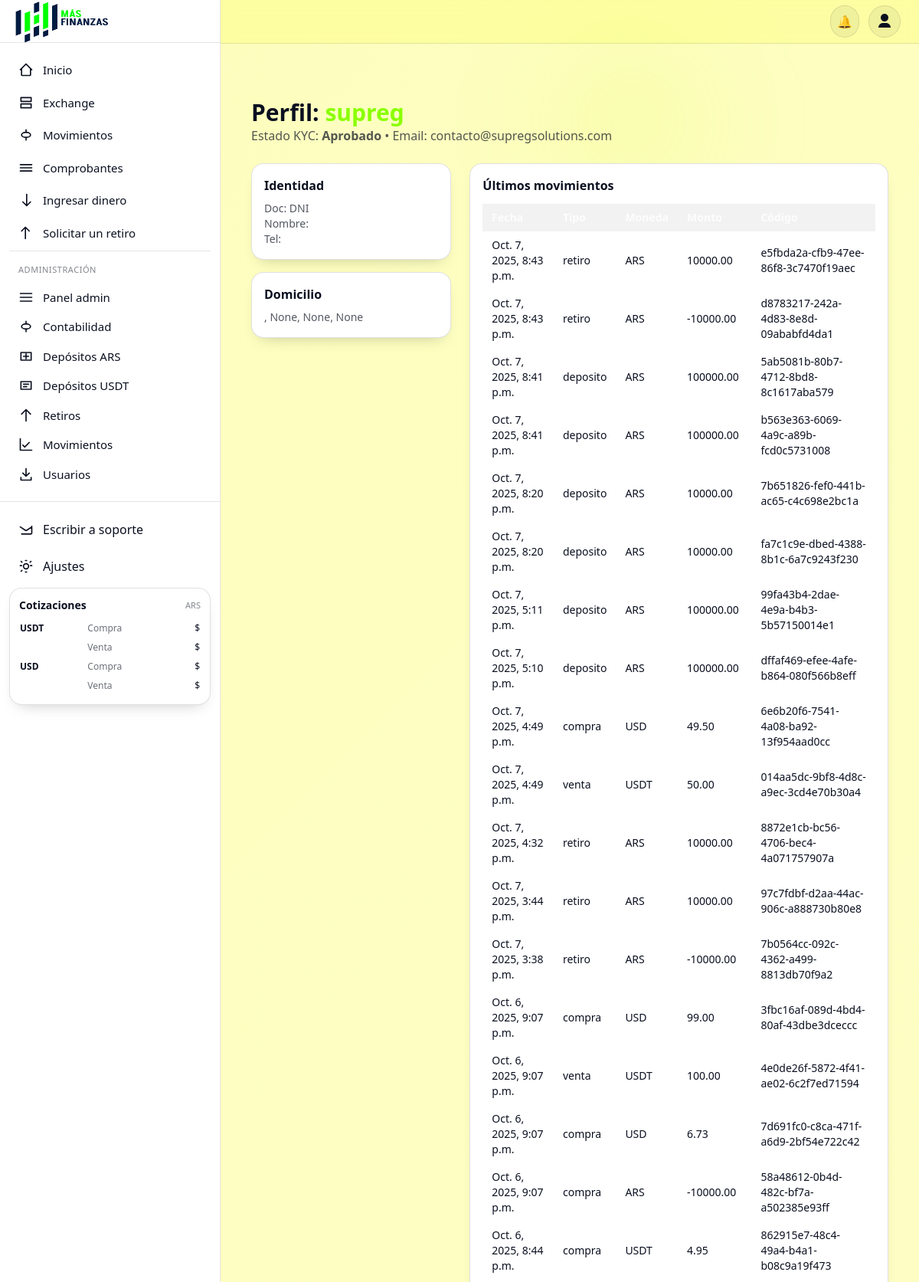
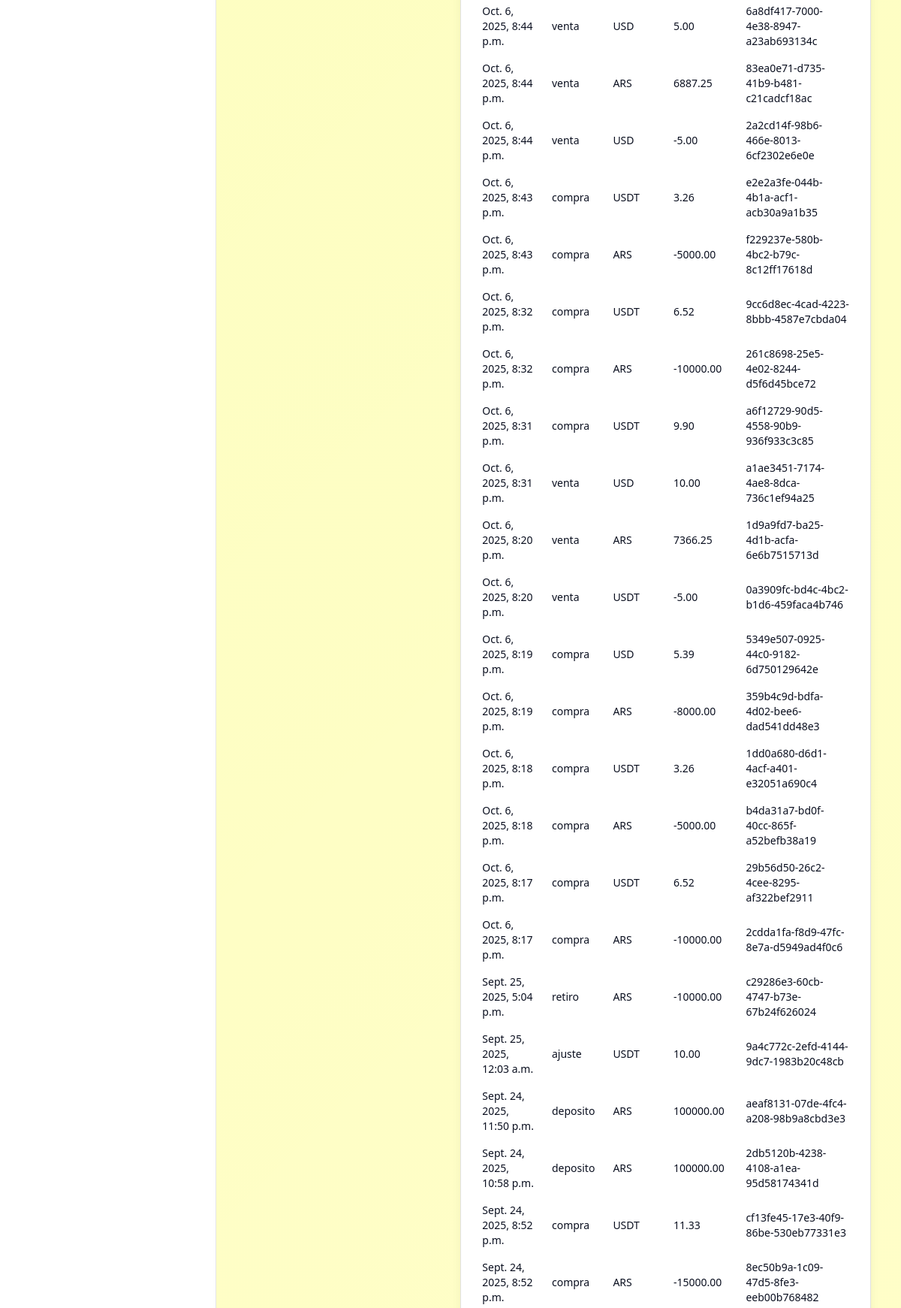
Screenshot of /admin-dashboard/usuario/1/ (signed in, upper part) with the database file from the repository (2 pictures, top to bottom).
### usuarios/models.py (models this page shows, shortened)
class Usuario(AbstractUser):
    dni_frente = models.ImageField(upload_to='documentos/', null=True, blank=True)
    dni_dorso  = models.ImageField(upload_to='documentos/', null=True, blank=True)
    estado_verificacion = models.CharField(
        max_length=20,
        choices=[('pendiente','Pendiente'),('aprobado','Aprobado'),('rechazado','Rechazado')],
        default='pendiente'
    )
    saldo_ars  = models.DecimalField(max_digits=20, decimal_places=2, default=0)
    saldo_usdt = models.DecimalField(max_digits=20, decimal_places=2, default=0)
    saldo_usd  = models.DecimalField(max_digits=20, decimal_places=2, default=0)
    doc_tipo = models.CharField(max_length=8, default='DNI')
    doc_nro  = models.CharField(max_length=32, blank=True)
    persona_tipo     = models.CharField(max_length=10, choices=PERSONA_TIPO, default="FISICA")
    estado_civil     = models.CharField(max_length=20, choices=ESTADO_CIVIL, blank=True)
    sexo             = models.CharField(max_length=10, choices=SEXO_CHOICES, blank=True)
    nacionalidad     = models.CharField(max_length=32, blank=True)
    fecha_nacimiento = models.DateField(null=True, blank=True)
    lugar_nacimiento = models.CharField(max_length=128, blank=True)
    pais          = models.ForeignKey(Pais, null=True, blank=True, on_delete=models.SET_NULL, related_name="usuarios")
    provincia     = models.ForeignKey(Provincia, null=True, blank=True, on_delete=models.SET_NULL, related_name="usuarios")
    localidad     = models.ForeignKey(Localidad, null=True, blank=True, on_delete=models.SET_NULL, related_name="usuarios")
    codigo_postal = models.CharField(max_length=16, blank=True)
    calle         = models.CharField(max_length=128, blank=True)
    numero_calle  = models.CharField(max_length=16, blank=True)
    piso          = models.CharField(max_length=16, blank=True)
    depto         = models.CharField(max_length=16, blank=True)
    domicilio = models.CharField(max_length=255, blank=True)
    telefono  = models.CharField(max_length=32, blank=True)
    tyc_aceptado    = models.BooleanField(default=False)
    tyc_version     = models.CharField(max_length=20, blank=True)
    tyc_aceptado_en = models.DateTimeField(null=True, blank=True)
    email_confirmed = models.BooleanField(default=False)
    email_confirmed_at = models.DateTimeField(null=True, blank=True)
    email_confirm_sent_at = models.DateTimeField(null=True, blank=True)

class Movimiento(models.Model):
    TIPO_CHOICES = [
        ('deposito', 'Depósito'),
        ('retiro', 'Retiro'),
        ('compra', 'Compra'),
        ('ajuste', 'Ajuste manual'),
    ]
    MONEDA_CHOICES = [
        ('ARS', 'Pesos ARS'),
        ('USDT', 'USDT'),
        ('USD', 'USD'),
    ]
    codigo = models.UUIDField(default=uuid.uuid4, unique=True, editable=False)
    usuario = models.ForeignKey(settings.AUTH_USER_MODEL, on_delete=models.CASCADE)
    tipo = models.CharField(max_length=20, choices=TIPO_CHOICES)
    moneda = models.CharField(max_length=10, choices=MONEDA_CHOICES)
    monto = models.DecimalField(max_digits=20, decimal_places=2)
    saldo_antes = models.DecimalField(max_digits=20, decimal_places=2, null=True, blank=True)
    saldo_despues = models.DecimalField(max_digits=20, decimal_places=2, null=True, blank=True)
    admin_responsable = models.ForeignKey(
        settings.AUTH_USER_MODEL,
        on_delete=models.SET_NULL,
        null=True,
        blank=True,
        related_name='acciones_admin'
    )
    fecha = models.DateTimeField(auto_now_add=True)
    descripcion = models.TextField(blank=True, null=True)

### usuarios/views.py (the view)
# urls.py: path("admin-dashboard/usuario/<int:user_id>/", admin_usuario_perfil, name="admin_usuario_perfil"),
@login_required
@user_passes_test(es_admin)
def admin_usuario_perfil(request, user_id):
    usuario = get_object_or_404(Usuario, id=user_id)
    movimientos = Movimiento.objects.filter(usuario=usuario).order_by("-fecha")[:200]
    retiros = RetiroARS.objects.filter(usuario=usuario).order_by("-fecha_solicitud")
    retiros_crypto = RetiroCrypto.objects.filter(usuario=usuario).order_by("-fecha_solicitud")
    depositos = DepositoARS.objects.filter(usuario=usuario).order_by("-fecha")
    depositos_crypto = DepositoUSDT.objects.filter(usuario=usuario).order_by("-fecha")
    boletos = BoletoOperacion.objects.filter(usuario=usuario).order_by('-fecha_emision')
    return render(request, "usuarios/usuario_perfil.html", {
        "usuario": usuario,
        "movimientos": movimientos,
        "retiros": retiros,
        "retiros_crypto": retiros_crypto,
        "depositos": depositos,
        "depositos_crypto": depositos_crypto,
        "boletos": boletos,
    })

### usuarios/views.py (called while the page is built)
def es_admin(user):
    return user.is_superuser or user.is_staff

### usuarios/templates/usuarios/usuario_perfil.html (shortened to what this page needs)
{% extends "base.html" %}
{% block content %}
<section class="max-w-7xl mx-auto px-4 py-8">
  <header class="mb-6">
    <h1 class="text-2xl sm:text-3xl font-extrabold">Perfil: <span class="text-neon">{{ usuario.username }}</span></h1>
    <p class="text-white/70">Estado KYC: <b class="capitalize">{{ usuario.estado_verificacion }}</b> • Email: {{ usuario.email }}</p>
  </header>
  <div class="grid gap-6 lg:grid-cols-12">
    <aside class="lg:col-span-4 space-y-4">
      <div class="card p-4">
        <h3 class="font-semibold mb-2">Identidad</h3>
        <p class="text-sm text-white/70">Doc: {{ usuario.doc_tipo }} {{ usuario.doc_nro }}</p>
        <p class="text-sm text-white/70">Nombre: {{ usuario.first_name }} {{ usuario.last_name }}</p>
        <p class="text-sm text-white/70">Tel: {{ usuario.telefono }}</p>
      </div>
      <div class="card p-4">
        <h3 class="font-semibold mb-2">Domicilio</h3>
        <p class="text-sm text-white/70">{{ usuario.calle }} {{ usuario.numero_calle }}, {{ usuario.localidad }}, {{ usuario.provincia }}, {{ usuario.pais }}</p>
      </div>
    </aside>
    <div class="lg:col-span-8 space-y-6">
      <div class="card p-4">
        <h3 class="font-semibold mb-3">Últimos movimientos</h3>
        <div class="overflow-x-auto">
          <table class="w-full text-sm">
            <thead class="bg-white/5 text-white/80">
              <tr><th class="px-3 py-2 text-left">Fecha</th><th class="px-3 py-2 text-left">Tipo</th><th class="px-3 py-2 text-left">Moneda</th><th class="px-3 py-2 text-left">Monto</th><th class="px-3 py-2 text-left">Código</th></tr>
            </thead>
            <tbody>
              {% for m in movimientos %}
              <tr class="hover:bg-white/5"><td class="px-3 py-2">{{ m.fecha }}</td><td class="px-3 py-2">{{ m.tipo }}</td><td class="px-3 py-2">{{ m.moneda }}</td><td class="px-3 py-2">{{ m.monto }}</td><td class="px-3 py-2">{{ m.codigo }}</td></tr>
              {% empty %}<tr><td colspan="5" class="px-3 py-4 text-center text-white/60">Sin movimientos.</td></tr>{% endfor %}
            </tbody>
          </table>
        </div>
      </div>
    </div>
  </div>
</section>
{% endblock %}

### usuarios/templates/base.html (style rules this page uses)
:root { --bg: #fffb0036; --fg: #0B1020; --muted: #475569; --card: #ffffff; --ring: #121A36; --border: rgba(2, 6, 23, .12); --tint-5: rgba(2, 6, 23, .05); --tint-10: rgba(2, 6, 23, .10); --input-bg: #ffffff; --input-text: #0b1020; --input-border: rgba(2, 6, 23, 0.18); --input-placeholder: #6b7280; --accent: #002141; --accent-fg: #121A36; }
html { font-family: Inter, ui-sans-serif, system-ui, -apple-system, Segoe UI, Roboto, Helvetica, Arial, "Apple Color Emoji", "Segoe UI Emoji"; }
body { background: var(--bg); color: var(--fg); }
.card { background: var(--card); border: 1px solid var(--border); border-radius: 1rem; box-shadow: 0 10px 20px -12px rgba(0, 0, 0, .25); }
.text-white\/70 { color: color-mix(in oklab, var(--fg) 70%, transparent) !important; }
.bg-white\/5 { background-color: var(--tint-5) !important; }

### rows the page displays
Usuario: username "supreg", estado_verificacion "Aprobado", email "contacto@supregsolutions.com", doc_tipo "DNI", localidad "None", provincia "None", pais "None"
Movimiento: fecha "Oct. 7, 2025, 8:43 p.m.", tipo "retiro", moneda "ARS", monto "10000.00", codigo "e5fbda2a-cfb9-47ee-86f8-3c7470f19aec"
Movimiento: fecha "Oct. 7, 2025, 8:43 p.m.", tipo "retiro", moneda "ARS", monto "-10000.00", codigo "d8783217-242a-4d83-8e8d-09ababfd4da1"
Movimiento: fecha "Oct. 7, 2025, 8:41 p.m.", tipo "deposito", moneda "ARS", monto "100000.00", codigo "5ab5081b-80b7-4712-8bd8-8c1617aba579"
Movimiento: fecha "Oct. 7, 2025, 8:41 p.m.", tipo "deposito", moneda "ARS", monto "100000.00", codigo "b563e363-6069-4a9c-a89b-fcd0c5731008"
Movimiento: fecha "Oct. 7, 2025, 8:20 p.m.", tipo "deposito", moneda "ARS", monto "10000.00", codigo "7b651826-fef0-441b-ac65-c4c698e2bc1a"
Movimiento: fecha "Oct. 7, 2025, 8:20 p.m.", tipo "deposito", moneda "ARS", monto "10000.00", codigo "fa7c1c9e-dbed-4388-8b1c-6a7c9243f230"
Movimiento: fecha "Oct. 7, 2025, 5:11 p.m.", tipo "deposito", moneda "ARS", monto "100000.00", codigo "99fa43b4-2dae-4e9a-b4b3-5b57150014e1"
Movimiento: fecha "Oct. 7, 2025, 5:10 p.m.", tipo "deposito", moneda "ARS", monto "100000.00", codigo "dffaf469-efee-4afe-b864-080f566b8eff"
Movimiento: fecha "Oct. 7, 2025, 4:49 p.m.", tipo "compra", moneda "USD", monto "49.50", codigo "6e6b20f6-7541-4a08-ba92-13f954aad0cc"
Movimiento: fecha "Oct. 7, 2025, 4:49 p.m.", tipo "venta", moneda "USDT", monto "50.00", codigo "014aa5dc-9bf8-4d8c-a9ec-3cd4e70b30a4"
Movimiento: fecha "Oct. 7, 2025, 4:32 p.m.", tipo "retiro", moneda "ARS", monto "10000.00", codigo "8872e1cb-bc56-4706-bec4-4a071757907a"
Movimiento: fecha "Oct. 7, 2025, 3:44 p.m.", tipo "retiro", moneda "ARS", monto "10000.00", codigo "97c7fdbf-d2aa-44ac-906c-a888730b80e8"
Movimiento: fecha "Oct. 7, 2025, 3:38 p.m.", tipo "retiro", moneda "ARS", monto "-10000.00", codigo "7b0564cc-092c-4362-a499-8813db70f9a2"
Movimiento: fecha "Oct. 6, 2025, 9:07 p.m.", tipo "compra", moneda "USD", monto "99.00", codigo "3fbc16af-089d-4bd4-80af-43dbe3dceccc"
Movimiento: fecha "Oct. 6, 2025, 9:07 p.m.", tipo "venta", moneda "USDT", monto "100.00", codigo "4e0de26f-5872-4f41-ae02-6c2f7ed71594"
Movimiento: fecha "Oct. 6, 2025, 9:07 p.m.", tipo "compra", moneda "USD", monto "6.73", codigo "7d691fc0-c8ca-471f-a6d9-2bf54e722c42"
Movimiento: fecha "Oct. 6, 2025, 9:07 p.m.", tipo "compra", moneda "ARS", monto "-10000.00", codigo "58a48612-0b4d-482c-bf7a-a502385e93ff"
Movimiento: fecha "Oct. 6, 2025, 8:44 p.m.", tipo "compra", moneda "USDT", monto "4.95", codigo "862915e7-48c4-49a4-b4a1-b08c9a19f473"
Movimiento: fecha "Oct. 6, 2025, 8:44 p.m.", tipo "venta", moneda "USD", monto "5.00", codigo "6a8df417-7000-4e38-8947-a23ab693134c"
Movimiento: fecha "Oct. 6, 2025, 8:44 p.m.", tipo "venta", moneda "ARS", monto "6887.25", codigo "83ea0e71-d735-41b9-b481-c21cadcf18ac"
Movimiento: fecha "Oct. 6, 2025, 8:44 p.m.", tipo "venta", moneda "USD", monto "-5.00", codigo "2a2cd14f-98b6-466e-8013-6cf2302e6e0e"
Movimiento: fecha "Oct. 6, 2025, 8:43 p.m.", tipo "compra", moneda "USDT", monto "3.26", codigo "e2e2a3fe-044b-4b1a-acf1-acb30a9a1b35"
Movimiento: fecha "Oct. 6, 2025, 8:43 p.m.", tipo "compra", moneda "ARS", monto "-5000.00", codigo "f229237e-580b-4bc2-b79c-8c12ff17618d"
Movimiento: fecha "Oct. 6, 2025, 8:32 p.m.", tipo "compra", moneda "USDT", monto "6.52", codigo "9cc6d8ec-4cad-4223-8bbb-4587e7cbda04"
Movimiento: fecha "Oct. 6, 2025, 8:32 p.m.", tipo "compra", moneda "ARS", monto "-10000.00", codigo "261c8698-25e5-4e02-8244-d5f6d45bce72"
Movimiento: fecha "Oct. 6, 2025, 8:31 p.m.", tipo "compra", moneda "USDT", monto "9.90", codigo "a6f12729-90d5-4558-90b9-936f933c3c85"
Movimiento: fecha "Oct. 6, 2025, 8:31 p.m.", tipo "venta", moneda "USD", monto "10.00", codigo "a1ae3451-7174-4ae8-8dca-736c1ef94a25"
Movimiento: fecha "Oct. 6, 2025, 8:20 p.m.", tipo "venta", moneda "ARS", monto "7366.25", codigo "1d9a9fd7-ba25-4d1b-acfa-6e6b7515713d"
Movimiento: fecha "Oct. 6, 2025, 8:20 p.m.", tipo "venta", moneda "USDT", monto "-5.00", codigo "0a3909fc-bd4c-4bc2-b1d6-459faca4b746"
Movimiento: fecha "Oct. 6, 2025, 8:19 p.m.", tipo "compra", moneda "USD", monto "5.39", codigo "5349e507-0925-44c0-9182-6d750129642e"
Movimiento: fecha "Oct. 6, 2025, 8:19 p.m.", tipo "compra", moneda "ARS", monto "-8000.00", codigo "359b4c9d-bdfa-4d02-bee6-dad541dd48e3"
Movimiento: fecha "Oct. 6, 2025, 8:18 p.m.", tipo "compra", moneda "USDT", monto "3.26", codigo "1dd0a680-d6d1-4acf-a401-e32051a690c4"
Movimiento: fecha "Oct. 6, 2025, 8:18 p.m.", tipo "compra", moneda "ARS", monto "-5000.00", codigo "b4da31a7-bd0f-40cc-865f-a52befb38a19"
Movimiento: fecha "Oct. 6, 2025, 8:17 p.m.", tipo "compra", moneda "USDT", monto "6.52", codigo "29b56d50-26c2-4cee-8295-af322bef2911"
Movimiento: fecha "Oct. 6, 2025, 8:17 p.m.", tipo "compra", moneda "ARS", monto "-10000.00", codigo "2cdda1fa-f8d9-47fc-8e7a-d5949ad4f0c6"
Movimiento: fecha "Sept. 25, 2025, 5:04 p.m.", tipo "retiro", moneda "ARS", monto "-10000.00", codigo "c29286e3-60cb-4747-b73e-67b24f626024"
Movimiento: fecha "Sept. 25, 2025, 12:03 a.m.", tipo "ajuste", moneda "USDT", monto "10.00", codigo "9a4c772c-2efd-4144-9dc7-1983b20c48cb"
Movimiento: fecha "Sept. 24, 2025, 11:50 p.m.", tipo "deposito", moneda "ARS", monto "100000.00", codigo "aeaf8131-07de-4fc4-a208-98b9a8cbd3e3"
Movimiento: fecha "Sept. 24, 2025, 10:58 p.m.", tipo "deposito", moneda "ARS", monto "100000.00", codigo "2db5120b-4238-4108-a1ea-95d58174341d"
Movimiento: fecha "Sept. 24, 2025, 8:52 p.m.", tipo "compra", moneda "USDT", monto "11.33", codigo "cf13fe45-17e3-40f9-86be-530eb77331e3"
Movimiento: fecha "Sept. 24, 2025, 8:52 p.m.", tipo "compra", moneda "ARS", monto "-15000.00", codigo "8ec50b9a-1c09-47d5-8fe3-eeb00b768482"
